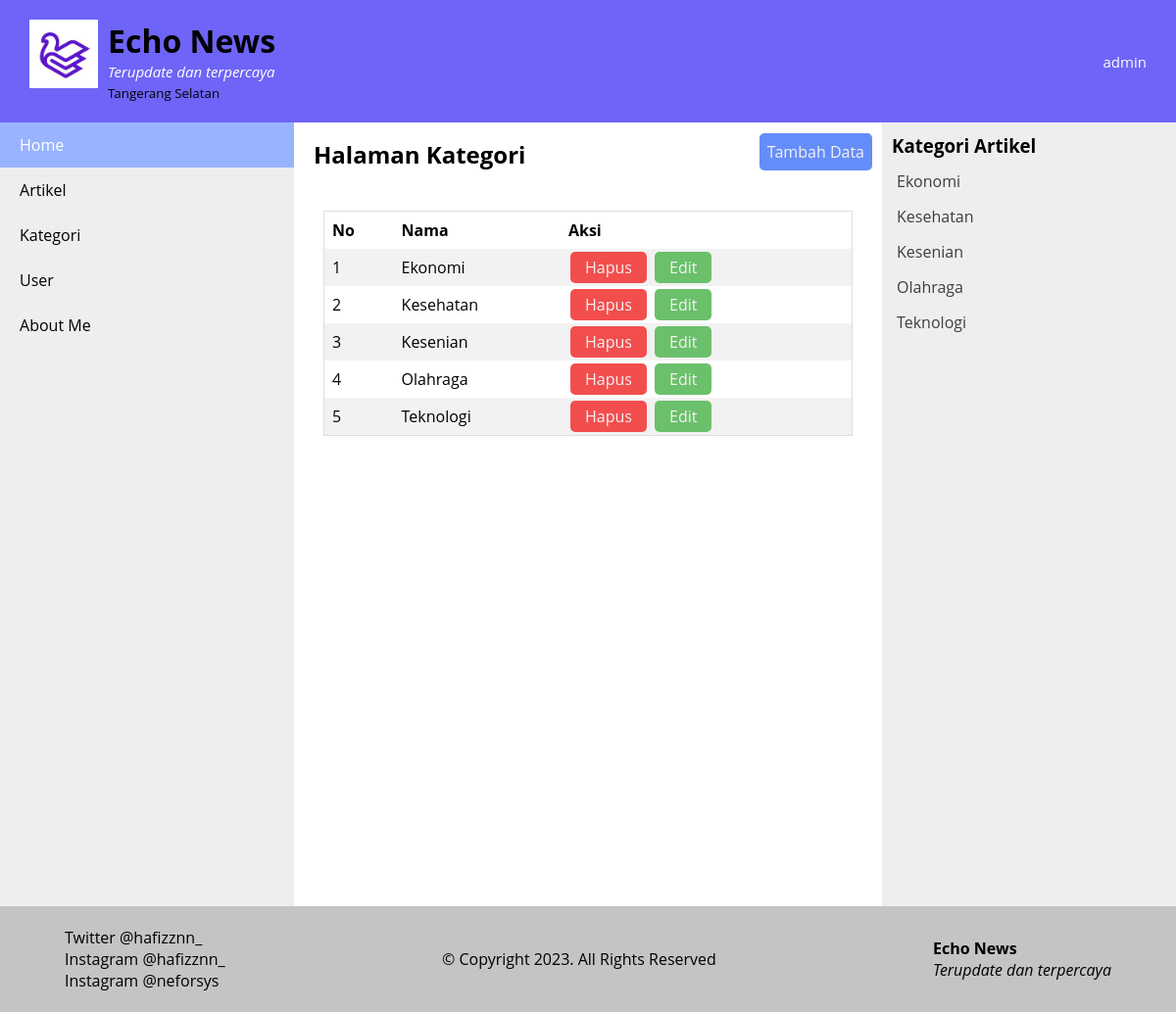
The app's page /public/kategori/ (signed in) with its own data.
### tables this page shows
CREATE TABLE `info` (
  `id` int(11) NOT NULL,
  `nama_web` varchar(100) NOT NULL,
  `slogan` varchar(100) NOT NULL,
  `alamat` varchar(100) NOT NULL
);

CREATE TABLE `kategori` (
  `id_kategori` int(11) NOT NULL,
  `nama` varchar(100) NOT NULL
);

### app/core/Controller.php (called while the page is built, shortened)
<?php
class Controller
{
    public function view($view, $data = [])
    {
        require_once '../app/views/' . $view . '.php';
    }
    public function model($model)
    {
        return new $model;
    }
}

### app/controllers/Kategori.php (called while the page is built, shortened)
<?php
class Kategori extends Controller
{
    public function index()
    {
        $data['title'] = 'Halaman Kategori';
        $data['info'] = $this->model('InfoModel')->getInfo();
        $data['kategori'] = $this->model('KategoriModel')->getAllKategori();
        $this->view('templates/header', $data);
        $this->view('kategori/index', $data);
        $this->view('templates/aside', $data);
        $this->view('templates/footer', $data);
    }
}

### app/core/App.php (called while the page is built, shortened)
<?php
class App
{
    protected $method = 'Index';
    protected $params = [];
    public function __construct()
    {
        $this->controller = new $this->controller;
        call_user_func_array([$this->controller, $this->method], $this->params);
    }
}

### public/index.php (called while the page is built, shortened)
<?php
$app = new App;

### app/core/Database.php (called while the page is built, shortened)
<?php
class Database
{
    private $host = DB_HOST;
    private $user = DB_USER;
    private $pass = DB_PASS;
    private $dbnm = DB_NAME;
    private $dbh;
    private $stmt;
    public function __construct()
    {
        $dsn = 'mysql:host=' . $this->host . ';dbname=' . $this->dbnm;
        $option = [
            PDO::ATTR_PERSISTENT => true,
            PDO::ATTR_ERRMODE => PDO::ERRMODE_EXCEPTION
        ];
        try {
            $this->dbh = new PDO($dsn, $this->user, $this->pass, $option);
        } catch (PDOException $e) {
            die($e->getMessage());
        }
    }
    public function query($query)
    {
        $this->stmt = $this->dbh->prepare($query);
    }
    public function execute()
    {
        $this->stmt->execute();
    }
    public function resultSet()
    {
        $this->execute();
        return $this->stmt->fetchAll(PDO::FETCH_ASSOC);
    }
    public function single()
    {
        $this->execute();
        return $this->stmt->fetch(PDO::FETCH_ASSOC);
    }
}

### app/models/InfoModel.php (called while the page is built)
<?php
class InfoModel
{
    private $table = 'info';
    private $db;
    public function __construct()
    {
        $this->db = new Database;
    }
    public function getInfo()
    {
        $this->db->query('SELECT * FROM ' . $this->table);
        return $this->db->single();
    }
}

### app/models/KategoriModel.php (called while the page is built, shortened)
<?php
class KategoriModel
{
    private $db;
    public function __construct()
    {
        $this->db = new Database;
    }
    public function getAllKategori()
    {
        $this->db->query('SELECT * FROM kategori ORDER by nama ASC');
        return $this->db->resultSet();
    }
}

### app/views/kategori/index.php (the view, shortened to what this page needs)
<section>
    <header>
        <h2>Halaman Kategori</h2>
        <a href="<?= base_url; ?>/kategori/tambah" id="create">Tambah Data</a>
    </header>
    <table>
        <tr>
            <th>No</th>
            <th>Nama</th>
            <th>Aksi</th>
        </tr>
        <?php
        $i = 1;
        foreach ($data['kategori'] as $row) : ?>
            <tr>
                <td><?= $i; ?></td>
                <td><?= $row['nama']; ?></td>
                <td>
                    <a href="<?= base_url; ?>/kategori/hapus/<?= $row['id_kategori'] ?>" id="hapus">Hapus</a>
                    <a href="<?= base_url; ?>/kategori/edit/<?= $row['id_kategori'] ?>" id="edit">Edit</a>
                </td>
            </tr>
        <?php $i++;
        endforeach; ?>
    </table>
</section>

### app/views/templates/header.php (shortened to what this page needs)
<!DOCTYPE html>
<html lang="en">
<head>
    <link rel="stylesheet" href="<?= base_url; ?>/css/style.css">
    <link rel="stylesheet" href="https://font.googleapis.com/css?family=Open+Sans">
    <link rel="stylesheet" href="https://cdnjs.cloudflare.com">
</head>
<body>
    <header>
        <div>
            <img src="<?= base_url; ?>/img/logo.jpg" class="center" alt="logo" width="70px" height="70px">
            <div id="title">
                <h1><?= $data['info']['nama_web']; ?></h1>
                <p><?= $data['info']['slogan']; ?></p>
                <small><?= $data['info']['alamat']; ?></small>
            </div>
        </div>
        <a href="<?= base_url; ?>/logout/logout" id="logout"><?= $_SESSION['username']; ?></a>
    </header>
    <main>

### app/views/templates/aside.php
<aside>
    <h3>Kategori Artikel</h1>
        <ul>
            <?php foreach ($data['kategori'] as $row) : ?>
                <li><a href="<?= base_url; ?>/kategori/artikelByKategori/<?= $row['id_kategori']; ?>"><?= $row['nama']; ?></a></li>
            <?php
            endforeach; ?>
        </ul>
</aside>

### app/views/templates/footer.php
</main>
<footer>
    <div id="sosmed">
        <p> Twitter @hafizznn_</p>
        <p> Instagram @hafizznn_</p>
        <p> Instagram @neforsys </p>
    </div>
    <p id="cr">&copy; Copyright 2023. All Rights Reserved</p>
    <div id="namaWeb">
        <p><b><?= $data['info']['nama_web']; ?></b></p>
        <p><i><?= $data['info']['slogan']; ?></i></p>
    </div>
</footer>
</body>
</html>

### public/css/style.css (style rules this page uses)
* { padding: 0; margin: 0; }
body { font-family:'Open Sans', sans-serif; }
header { display: flex; justify-content: space-between; background-color: #6e64f7; width: auto; padding: 20px 30px; }
section header { background-color: white; display: flex; justify-content: space-between; width: auto; padding: 5px 10px; }
a#create { align-self: center; background-color: #658dfa; padding: 8px; color: #f2f2f2; border-radius: 5px; }
a#logout { align-self: center; align-items: flex-end; font-style: bold; color: rgb(255, 255, 255); font-size: 15px; text-decoration: none; }
header img { float: left; }
header p { font-style: italic; color: rgb(255, 255, 255); font-size: 15px; }
div#title { margin-left: 10px; float: right; }
main { background-color: #eee; display: flex; flex-wrap: wrap; height: 100vh; }
a { text-decoration: none; }
ul { list-style-type: none; }
footer { background: rgb(196, 196, 196); display: flex; flex-direction: row; justify-content: space-between; padding: 15px 0; width: 100%; }
div#namaWeb { align-self: center; margin: 6px; }
div#sosmed { align-self: center; margin: 6px; }
a#edit { background-color: rgb(107, 192, 107); padding: 5px 15px; margin: 2px; color: #f2f2f2; border-radius: 5px; }
a#hapus { background-color: rgb(243, 78, 78); padding: 5px 15px; margin: 2px; color: #f2f2f2; border-radius: 5px; }
p#cr { align-self: center; margin: 6px; }
footer p { padding: 0 60px; }
section { background-color: rgb(255, 255, 255); flex: 50%; }
aside { flex: 25%; }
aside h3 { margin-top: 5px; padding: 6px 10px; }
section h2 { margin-top: 5px; padding: 6px 10px; }
aside a { color: rgb(63, 62, 62); display: block; padding: 7px 15px; text-decoration: none; }
table { border-collapse: collapse; border-spacing: 0; width: 90%; border: 1px solid #ddd; margin: 5%; }
th, td { text-align: left; padding: 8px; }
tr:nth-child(even) { background-color: #f2f2f2 }

### records on screen
info: nama_web "Echo News", slogan "Terupdate dan terpercaya", alamat "Tangerang Selatan"
kategori: nama "Ekonomi"
kategori: nama "Kesehatan"
kategori: nama "Kesenian"
kategori: nama "Olahraga"
kategori: nama "Teknologi"

### other values on screen
$_SESSION['username'] "admin"
